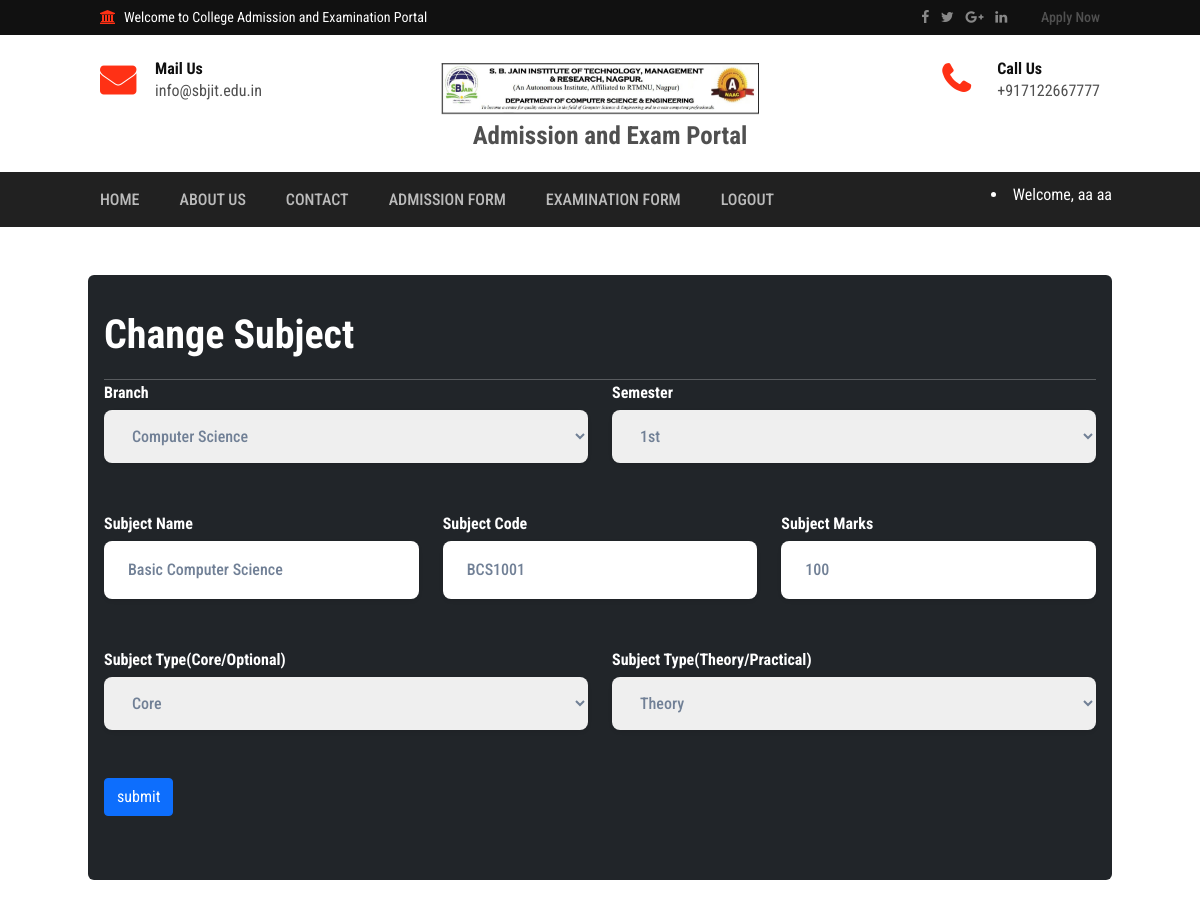
The page /change-subject/1/ (signed in) on the database its author committed.
### collegeapp/models.py (models this page shows, shortened)
class Subject(models.Model):
    branch = models.ForeignKey(Branch, on_delete=models.CASCADE, null=True, blank=True)
    semester = models.ForeignKey(Semester, on_delete=models.CASCADE, null=True, blank=True)
    name = models.CharField(max_length=100, null=True, blank=True)
    code = models.CharField(max_length=100, null=True, blank=True)
    subjecttype = models.IntegerField(choices=SUBJECTTYPE, null=True, blank=True)
    theroytype = models.IntegerField(choices=THEORYTYPE, null=True, blank=True)
    marks = models.CharField(max_length=100, null=True, blank=True)
    created = models.DateTimeField(auto_now_add=True, blank=True)

class Branch(models.Model):
    name = models.CharField(max_length=100, null=True, blank=True)
    code = models.CharField(max_length=100, null=True, blank=True)
    created = models.DateTimeField(auto_now_add=True, blank=True)

class Semester(models.Model):
    name = models.CharField(max_length=100, null=True, blank=True)
    created = models.DateTimeField(auto_now_add=True, blank=True)

### collegeapp/views.py (the view, shortened to what this page needs)
# urls.py: path('change-subject/<int:pid>/', change_subject, name='change_subject'),
def change_subject(request, pid=None):
    branch = None
    if pid:
        subject = Subject.objects.get(id=pid)
    semester = Semester.objects.all()
    branch = Branch.objects.all()
    theroytype = THEORYTYPE
    subjecttype = SUBJECTTYPE
    return render(request, 'change_subject.html', locals())

### collegeapp/templates/change_subject.html (shortened to what this page needs)
{% extends 'index.html' %}
{% load static %}
{% load custom_tags %}
{% block body %}
<link rel="stylesheet" href="https://unpkg.com/tailwindcss@^1.0/dist/tailwind.min.css">
<div class="container bg-dark p-3 my-5" style="border-radius:6px">
    <h1>{% if not subject %}Add{% else %}Change{% endif %} Subject</h1><hr style="color:white">
    <form action="{% if not subject %}/add-subject/{% else %}/change-subject/{{subject.id}}/{% endif %}" method="post" enctype="multipart/form-data">
        <div class="row">
            <div class="col-md-6 mb-5">
                <label for="branch" class="font-bold mb-1 text-gray-700 block" style="color:white">Branch</label>
                <select class="w-full px-4 py-3 rounded-lg shadow-sm focus:outline-none focus:shadow-outline text-gray-600 font-medium" name="branch">
                    {% for i in branch %}
                    <option value="{{i.id}}" {% if i.id == subject.branch.id %}selected{% endif %}>{{i.name}}</option>
                    {% endfor %}
                </select>
            </div>
            <div class="col-md-6 mb-5">
                <label for="semester" class="font-bold mb-1 text-gray-700 block" style="color:white">Semester</label>
                <select class="w-full px-4 py-3 rounded-lg shadow-sm focus:outline-none focus:shadow-outline text-gray-600 font-medium" name="semester">
                    {% for i in semester %}
                    <option value="{{i.id}}" {% if i.id == subject.semester.id %}selected{% endif %}>{{i.name}}</option>
                    {% endfor %}
                </select>
            </div>
        </div>
        <div class="row">
            <div class="col-md-4 mb-5">
                <label for="email" class="font-bold mb-1 text-gray-700 block" style="color:white">Subject Name</label>
                <input type="text"
                    class="w-full px-4 py-3 rounded-lg shadow-sm focus:outline-none focus:shadow-outline text-gray-600 font-medium"
                    name="name" placeholder="Enter Subject Name" value="{{subject.name}}">
            </div>
            <div class="col-md-4 mb-5">
                <label for="email" class="font-bold mb-1 text-gray-700 block" style="color:white">Subject Code</label>
                <input type="text"
                    class="w-full px-4 py-3 rounded-lg shadow-sm focus:outline-none focus:shadow-outline text-gray-600 font-medium"
                    name="code" placeholder="Enter Subject Code" value="{{subject.code}}">
            </div>
            <div class="col-md-4 mb-5">
                <label for="email" class="font-bold mb-1 text-gray-700 block" style="color:white">Subject Marks</label>
                <input type="text"
                    class="w-full px-4 py-3 rounded-lg shadow-sm focus:outline-none focus:shadow-outline text-gray-600 font-medium"
                    name="marks" placeholder="Enter marks" value="{{subject.marks}}">
            </div>
        </div>
        <div class="row">
            <div class="col-md-6 mb-5">
                <label for="email" class="font-bold mb-1 text-gray-700 block" style="color:white">Subject Type(Core/Optional)</label>
                <select class="w-full px-4 py-3 rounded-lg shadow-sm focus:outline-none focus:shadow-outline text-gray-600 font-medium" name="subjecttype">
                    {% for i in subjecttype %}
                    <option value="{{i.0}}" {% if i.0 == subject.subjecttype %}selected{% endif %}>{{i.1}}</option>
                    {% endfor %}
                </select>
            </div>
            <div class="col-md-6 mb-5">
                <label for="email" class="font-bold mb-1 text-gray-700 block" style="color:white">Subject Type(Theory/Practical)</label>
                <select class="w-full px-4 py-3 rounded-lg shadow-sm focus:outline-none focus:shadow-outline text-gray-600 font-medium" name="theroytype">
                    {% for i in theroytype %}
                    <option value="{{i.0}}" {% if i.0 == subject.theroytype %}selected{% endif %}>{{i.1}}</option>
                    {% endfor %}
                </select>
            </div>
        </div>
        <input type="submit" class="btn btn-primary mb-5" value="submit"/>
</div>
{% endblock %}

### collegeapp/templates/index.html (shortened to what this page needs)
<!DOCTYPE html>
{% load static %}
<html lang="zxx">
<head>
    <link rel="stylesheet" type="text/css" href="{% static 'css/bootstrap.min.css' %}">
    <link rel="stylesheet" type="text/css" href="{% static 'css/font-awesome.min.css' %}">
    <link rel="stylesheet" type="text/css" href="{% static 'css/animate.css' %}">
    <link rel="stylesheet" type="text/css" href="{% static 'css/owl.carousel.css' %}">
    <link rel="stylesheet" type="text/css" href="{% static 'css/slick.css' %}">
    <link rel="stylesheet" type="text/css" href="{% static 'css/magnific-popup.css' %}">
    <link rel="stylesheet" type="text/css" href="{% static 'css/off-canvas.css' %}">
    <link rel="stylesheet" type="text/css" href="{% static 'css/rsmenu-main.css' %}">
    <link rel="stylesheet" type="text/css" href="{% static 'css/rsmenu-transitions.css' %}">
    <link rel="stylesheet" type="text/css" href="{% static 'style.css' %}">
    <link rel="stylesheet" type="text/css" href="{% static 'css/responsive.css' %}">
    <link rel="stylesheet" href="https://cdnjs.cloudflare.com/ajax/libs/font-awesome/4.7.0/css/font-awesome.min.css">
</head>
<body class="home1">
    <div class="full-width-header">
        <div class="rs-toolbar">
            <div class="container">
                <div class="row">
                    <div class="col-md-6">
                        <div class="rs-toolbar-left">
                            <div class="welcome-message">
                                <i class="fa fa-bank"></i><span>Welcome to College Admission and Examination Portal</span>
                            </div>
                        </div>
                    </div>
                    <div class="col-md-6">
                        <div class="rs-toolbar-right">
                            <div class="toolbar-share-icon">
                                <ul>
                                    <li><a href="https://www.facebook.com/officialsbjain/" target="_blank"><i class="fa fa-facebook"></i></a></li>
                                    <li><a href="https://twitter.com/officialsbjain?s=09" target="_blank"><i class="fa fa-twitter"></i></a></li>
                                    <li><a href="https://www.sbjit.edu.in/" target="_blank"><i class="fa fa-google-plus"></i></a></li>
                                    <li><a href="https://www.linkedin.com/in/s-b-jain-nagpur-7a65a3153/" target="_blank"><i class="fa fa-linkedin"></i></a></li>
                                </ul>
                            </div>
                            <a href="/student-register/" class="apply-btn">Apply Now</a>
                        </div>
                    </div>
                </div>
            </div>
        </div>
        <header id="rs-header" class="rs-header">
            <div class="rs-header-top">
                <div class="container">
                    <div class="row">
                        <div class="col-md-4 col-sm-12">
                            <div class="header-contact">
                                <div id="info-details" class="widget-text">
                                    <i class="fa fa-envelope"></i>
                                    <div class="info-text">
                                        <a href="mailto:info@domain.com">
						                    	<span>Mail Us</span>
												info@sbjit.edu.in
											</a>
                                    </div>
                                </div>
                            </div>
                        </div>
                        <div class="col-md-4 col-sm-12">
                            <div class="logo-area text-center">
                                <a href="/"><img src="{% static 'images/college logo photo.png' %}" style="width:600px;height:60px;padding-bottom: 0.5rem;" alt="logo">
                                    <b style="font-size:25px;margin-left:20px;font-weight:bold">Admission and Exam Portal</b>
                                </a>
                            </div>
                        </div>
                        <div class="col-md-4 col-sm-12">
                            <div class="header-contact pull-right">
                                <div id="phone-details" class="widget-text">
                                    <i class="fa fa-phone"></i>
                                    <div class="info-text">
                                        <a href="tel:4155551234">
						                    	<span>Call Us</span>
												+917122667777
											</a>
                                    </div>
                                </div>
                            </div>
                        </div>
                    </div>
                </div>
            </div>
            <div class="menu-area menu-sticky">
                <div class="container">
                    <div class="main-menu">
                        <div class="row relative">
                            <div class="col-sm-12">
                                <nav class="rs-menu">
                                    <ul class="nav-menu">
                                        <li><a href="/" class="home">Home</a>
                                        </li>
                                        <li> <a href="/about/">About Us</a>
                                        </li>
                                        <li> <a href="/contact/">Contact</a></li>
                                        {% if request.user.is_authenticated %}
                                        {% if request.user.is_staff %}
                                            <li class="menu-item-has-children"> <a href="#">Branch</a>
                                                <ul class="sub-menu">
                                                    <li><a href="/add-branch/">Add Branch</a></li>
                                                    <li><a href="/manage-branch/">Manage Branch</a></li>
                                                </ul>
                                            </li>
                                            <li class="menu-item-has-children"> <a href="#">Semester</a>
                                                <ul class="sub-menu">
                                                    <li><a href="/add-semester/">Add Semester</a></li>
                                                    <li><a href="/manage-semester/">Manage Semester</a></li>
                                                </ul>
                                            </li>
                                            <li class="menu-item-has-children"> <a href="#">Subject</a>
                                                <ul class="sub-menu">
                                                    <li><a href="/add-subject/">Add Subject</a></li>
                                                    <li><a href="/manage-subject/">Manage Subject</a></li>
                                                </ul>
                                            </li>
                                            <li class="menu-item-has-children"> <a href="#">Admission</a>
                                                <ul class="sub-menu">
                                                    <li><a href="/admission-data/?status=1">Pending Admission</a></li>
                                                    <li><a href="/admission-data/?status=3">Rejected Admission</a></li>
                                                    <li><a href="/admission-data/?status=2">Completed Admission</a></li>
                                                    <li><a href="/admission-data/?status=4">Payment Pending Admission</a></li>
                                                    <li><a href="/admission-data/?status=5">Payment Completed Admission</a></li>
                                                </ul>
                                            </li>
                                            <li class="menu-item-has-children"> <a href="#">Examination</a>
                                                <ul class="sub-menu">
                                                    <li><a href="/examination-data/?status=1">Pending Examination Data</a></li>
                                                    <li><a href="/examination-data/?status=2">Verified Examination Data</a></li>
                                                    <li><a href="/examination-data/?status=3">Rejected Examination Data</a></li>
                                                    <li><a href="/examination-data/?status=4">Payment Pending Examination Data</a></li>
                                                    <li><a href="/examination-data/?status=5">Payment Completed Examination Data</a></li>
                                                </ul>
                                            </li>
                                            <li> <a href="/logout/">Logout</a></li>
                                        {% else %}
                                            <li> <a href="/complete-registration/">Admission Form</a></li>
                                            <li> <a href="/exam-process">Examination Form</a></li>
                                            <li> <a href="/logout/">Logout</a></li>
                                        {% endif %}
                                        {% else %}
                                            <li> <a href="/student-register/">Register</a></li>
                                            <li> <a href="/login/">Login</a></li>
                                            <li> <a href="/admin-login/">Admin Login</a></li>
                                        {% endif %}
                                    </ul>
                                </nav>
                                <div class="right-bar-icon rs-offcanvas-link text-right">
                                    {% if request.user.is_authenticated %}
                                    {% if request.user.is_staff %}
                                    <li style="color:white;padding-top:10px">Welcome, {{request.user.username}}</li>
                                    {% else %}
                                    <li style="color:white;padding-top:10px">Welcome, {{request.user.first_name}} {{request.user.last_name}}</li>
                                    {% endif %}
                                    {% endif %}
                                </div>
                            </div>
                        </div>
                    </div>
                </div>
            </div>
        </header>
    </div>
    {% block body %}
    {% endblock %}
</body>
</html>

### rows shown on the page
Subject: branch "Computer Science", semester "1st", name "Basic Computer Science", code "BCS1001", marks "100", subjecttype "Core", theroytype "Theory"

### other values the page prints
{{ request.user.first_name }} "aa"
{{ request.user.last_name }} "aa"
